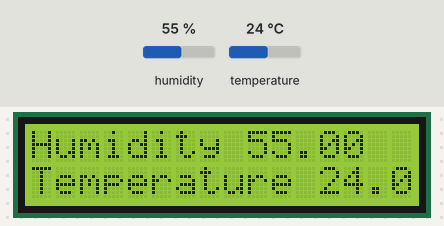
Simulated run of this sketch. Board: Arduino Uno, built with avr-gcc and run on an emulated ATmega328P. On the bench: 16×2 character LCD. Inputs (shaded band) come from the test bench; at power-on: humidity 55 %, temperature 24 °C. What the sketch prints to the serial monitor is not drawn.

Above: at 2.7 s.
2.8 s: humidity set to 22 %
At 5.2 s:
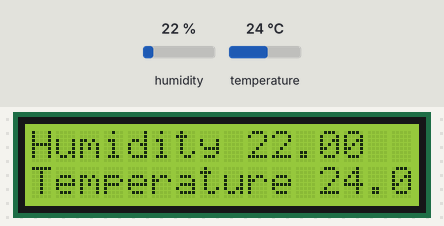
5.8 s: temperature set to 12 °C
At 7.6 s:
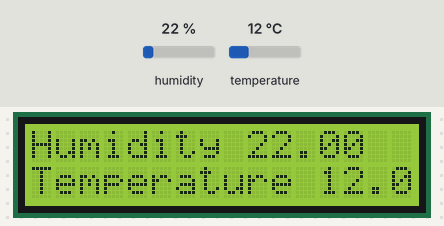
8.8 s: humidity set to 40 %
At 11.1 s:
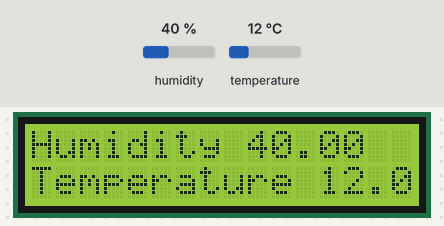
11.9 s: temperature set to 19 °C
At 13.5 s:
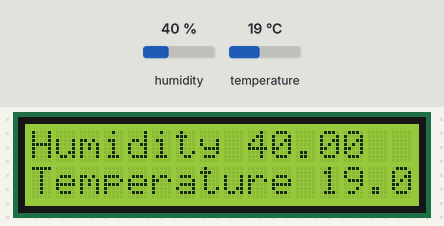
Timing chart, 0 to 15.0 s (numbered marks = the images above; inputs shaded):
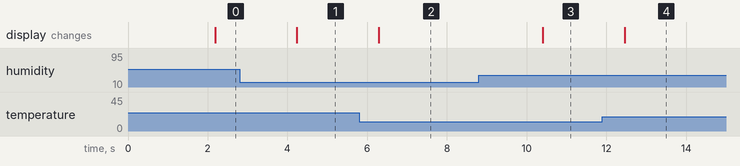

The sketch:

Arduino_dht11_lcd.ino
```cpp
//LCD libraries and object creation
#include <Wire.h>
#include <LiquidCrystal_I2C.h>
LiquidCrystal_I2C lcd(0x27, 16, 2);

#include "DHT.h"
#define DHTPIN 7    // Digital pin connected to the DHT sensor D7
#define DHTTYPE DHT11   //DHT 11
DHT dht(DHTPIN, DHTTYPE);  //object creation

void setup() {
  Serial.begin(9600);
  Serial.println("DHT Sensor"); //new line
  dht.begin();


  lcd.begin(16,2);
  lcd.init();
  lcd.backlight();
}

void loop() {
  // Wait a few seconds between measurements.
  delay(2000);
  // Reading temperature or humidity takes about 250 milliseconds!
  // Sensor readings may also be up to 2 seconds 'old' (its a very slow sensor)
  float h = dht.readHumidity();
  // Read temperature as Celsius (the default)
  float t = dht.readTemperature();
  // Read temperature as Fahrenheit (isFahrenheit = true)
  float f = dht.readTemperature(true);
  // Check if any reads failed (any value is not a number then failed msg should be printed)
  if (isnan(h) || isnan(t) || isnan(f)) {
    Serial.println("Failed to read from DHT sensor!");
    return;
  }
  Serial.print("Humidity: ");
  Serial.print(h);
   Serial.print("% \t");    // for tab space (\t)
  Serial.print("Temperature: ");
  Serial.print(t);
  Serial.print("°C \t");
  Serial.print("Farenheit : ");
  Serial.print(f);
  Serial.println();


  lcd.setCursor(0,0);   //first column,first row
  lcd.print("Humidity");
  lcd.setCursor(9,0);   //9th column, first row
  lcd.print(h);


  lcd.setCursor(0,1);   //first column, second row
  lcd.print("Temperature");
  lcd.setCursor(12,1);  //12th column, second row
  lcd.print(t);

}
```

Measured:
- after the input at 2.8 s, the display: changes after 1.4 s (image 1)
- after the input at 5.8 s, the display: changes after 0.49 s (image 2)
- after the input at 8.8 s, the display: changes after 1.6 s (image 3)
- after the input at 11.9 s, the display: changes after 0.56 s (image 4)
